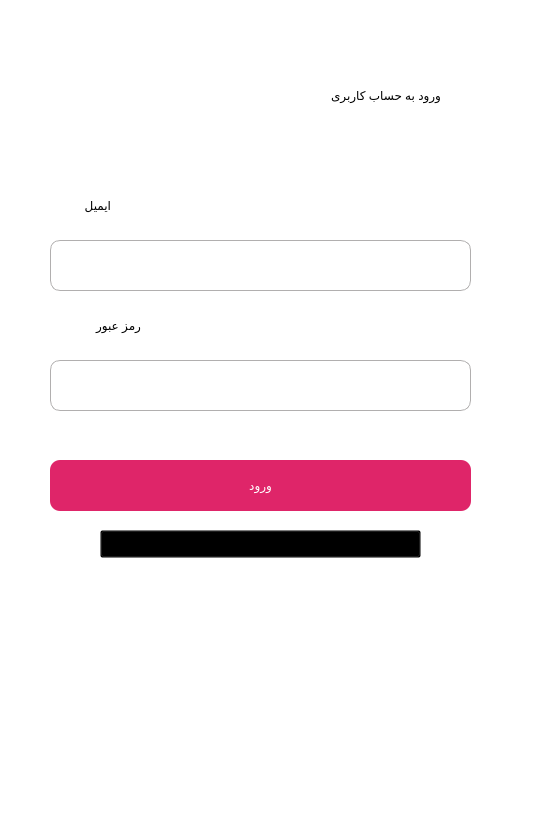
<?xml version="1.0" encoding="UTF-8"?>
<ui version="4.0">
 <class>loginUI</class>
 <widget class="QDialog" name="loginUI">
  <property name="geometry">
   <rect>
    <x>0</x>
    <y>0</y>
    <width>536</width>
    <height>834</height>
   </rect>
  </property>
  <property name="windowTitle">
   <string>Dialog</string>
  </property>
  <property name="styleSheet">
   <string notr="true">#loginUI{
	background-color: rgb(255, 255, 255);
}</string>
  </property>
  <widget class="QLabel" name="label">
   <property name="geometry">
    <rect>
     <x>90</x>
     <y>60</y>
     <width>351</width>
     <height>71</height>
    </rect>
   </property>
   <property name="styleSheet">
    <string notr="true">font: 28pt &quot;B narm&quot;;</string>
   </property>
   <property name="text">
    <string>ورود به حساب کاربری</string>
   </property>
  </widget>
  <widget class="QLabel" name="label_2">
   <property name="geometry">
    <rect>
     <x>20</x>
     <y>180</y>
     <width>91</width>
     <height>51</height>
    </rect>
   </property>
   <property name="styleSheet">
    <string notr="true">font: 15pt &quot;IRANSans&quot;;</string>
   </property>
   <property name="text">
    <string>ایمیل</string>
   </property>
  </widget>
  <widget class="QLineEdit" name="email_input">
   <property name="geometry">
    <rect>
     <x>50</x>
     <y>240</y>
     <width>421</width>
     <height>51</height>
    </rect>
   </property>
   <property name="styleSheet">
    <string notr="true">#email_input{
border : 1px solid #b1afaf;
border-radius : 10%;
font: 18pt &quot;Century Gothic&quot;;
}
#email_input:focus{
border : 1px solid #df2569;
}</string>
   </property>
  </widget>
  <widget class="QLineEdit" name="pass_input">
   <property name="geometry">
    <rect>
     <x>50</x>
     <y>360</y>
     <width>421</width>
     <height>51</height>
    </rect>
   </property>
   <property name="cursor">
    <cursorShape>IBeamCursor</cursorShape>
   </property>
   <property name="styleSheet">
    <string notr="true">#pass_input{
border : 1px solid #b1afaf;
border-radius : 10%;
font: 18pt &quot;Century Gothic&quot;;
}
#pass_input:focus{
border: 1px solid #df2569;
}</string>
   </property>
   <property name="echoMode">
    <enum>QLineEdit::Password</enum>
   </property>
  </widget>
  <widget class="QLabel" name="label_3">
   <property name="geometry">
    <rect>
     <x>10</x>
     <y>300</y>
     <width>131</width>
     <height>51</height>
    </rect>
   </property>
   <property name="styleSheet">
    <string notr="true">font: 15pt &quot;IRANSans&quot;;</string>
   </property>
   <property name="text">
    <string>رمز عبور</string>
   </property>
  </widget>
  <widget class="QPushButton" name="login_btn">
   <property name="geometry">
    <rect>
     <x>50</x>
     <y>460</y>
     <width>421</width>
     <height>51</height>
    </rect>
   </property>
   <property name="cursor">
    <cursorShape>PointingHandCursor</cursorShape>
   </property>
   <property name="styleSheet">
    <string notr="true">#login_btn{
border-radius : 10%;
background-color: #df2569;
color : #fff;
font: 17pt &quot;IRANSans&quot;;
}</string>
   </property>
   <property name="text">
    <string>ورود</string>
   </property>
  </widget>
  <widget class="QPushButton" name="createNewAc_btn">
   <property name="geometry">
    <rect>
     <x>100</x>
     <y>530</y>
     <width>321</width>
     <height>28</height>
    </rect>
   </property>
   <property name="cursor">
    <cursorShape>PointingHandCursor</cursorShape>
   </property>
   <property name="styleSheet">
    <string notr="true">#createNewAc_btn{
font: 8pt &quot;IRANSans&quot;;
background-color : transparent
}
#createNewAc_btn:hover{
color : red
}</string>
   </property>
   <property name="text">
    <string>حساب کابری ندارید؟ ثبت نام کنید</string>
   </property>
  </widget>
  <widget class="QLabel" name="wrongEmail_lbl">
   <property name="geometry">
    <rect>
     <x>60</x>
     <y>610</y>
     <width>411</width>
     <height>61</height>
    </rect>
   </property>
   <property name="styleSheet">
    <string notr="true">border-radius:10%</string>
   </property>
   <property name="text">
    <string/>
   </property>
   <property name="pixmap">
    <pixmap>../Tools/imgs/wrongEmail.jpg</pixmap>
   </property>
  </widget>
  <widget class="QLabel" name="wrongPass_lbl">
   <property name="geometry">
    <rect>
     <x>60</x>
     <y>610</y>
     <width>411</width>
     <height>61</height>
    </rect>
   </property>
   <property name="styleSheet">
    <string notr="true">border-radius:10%</string>
   </property>
   <property name="text">
    <string/>
   </property>
   <property name="pixmap">
    <pixmap>../Tools/imgs/wrongPass.jpg</pixmap>
   </property>
  </widget>
  <widget class="QLabel" name="okLoign_lbl">
   <property name="geometry">
    <rect>
     <x>60</x>
     <y>610</y>
     <width>411</width>
     <height>61</height>
    </rect>
   </property>
   <property name="styleSheet">
    <string notr="true">border-radius:10%</string>
   </property>
   <property name="text">
    <string/>
   </property>
   <property name="pixmap">
    <pixmap>../Tools/imgs/okLoginbg.jpg</pixmap>
   </property>
  </widget>
  <widget class="QLabel" name="wrongFields_lbl">
   <property name="geometry">
    <rect>
     <x>60</x>
     <y>610</y>
     <width>411</width>
     <height>61</height>
    </rect>
   </property>
   <property name="styleSheet">
    <string notr="true">border-radius:10%</string>
   </property>
   <property name="text">
    <string/>
   </property>
   <property name="pixmap">
    <pixmap>../Tools/imgs/wrongfeilds.jpg</pixmap>
   </property>
  </widget>
  <widget class="QLabel" name="label_4">
   <property name="geometry">
    <rect>
     <x>20</x>
     <y>20</y>
     <width>55</width>
     <height>51</height>
    </rect>
   </property>
   <property name="text">
    <string/>
   </property>
   <property name="pixmap">
    <pixmap>../Tools/imgs/homeIcon.jpg</pixmap>
   </property>
  </widget>
  <widget class="QPushButton" name="backToHome_btn">
   <property name="geometry">
    <rect>
     <x>10</x>
     <y>20</y>
     <width>71</width>
     <height>51</height>
    </rect>
   </property>
   <property name="cursor">
    <cursorShape>PointingHandCursor</cursorShape>
   </property>
   <property name="styleSheet">
    <string notr="true">background-color : transparent;
border : none;</string>
   </property>
   <property name="text">
    <string/>
   </property>
  </widget>
  <widget class="QLabel" name="operator_lbl">
   <property name="geometry">
    <rect>
     <x>10</x>
     <y>770</y>
     <width>161</width>
     <height>51</height>
    </rect>
   </property>
   <property name="text">
    <string/>
   </property>
   <property name="pixmap">
    <pixmap>../Tools/imgs/operatorLogin.jpg</pixmap>
   </property>
  </widget>
  <widget class="QPushButton" name="operator_btn">
   <property name="geometry">
    <rect>
     <x>10</x>
     <y>770</y>
     <width>161</width>
     <height>51</height>
    </rect>
   </property>
   <property name="cursor">
    <cursorShape>PointingHandCursor</cursorShape>
   </property>
   <property name="styleSheet">
    <string notr="true">#operator_btn{
	backgorund-color : transparent;
	border : none;
}</string>
   </property>
   <property name="text">
    <string/>
   </property>
  </widget>
 </widget>
 <resources/>
 <connections/>
</ui>
